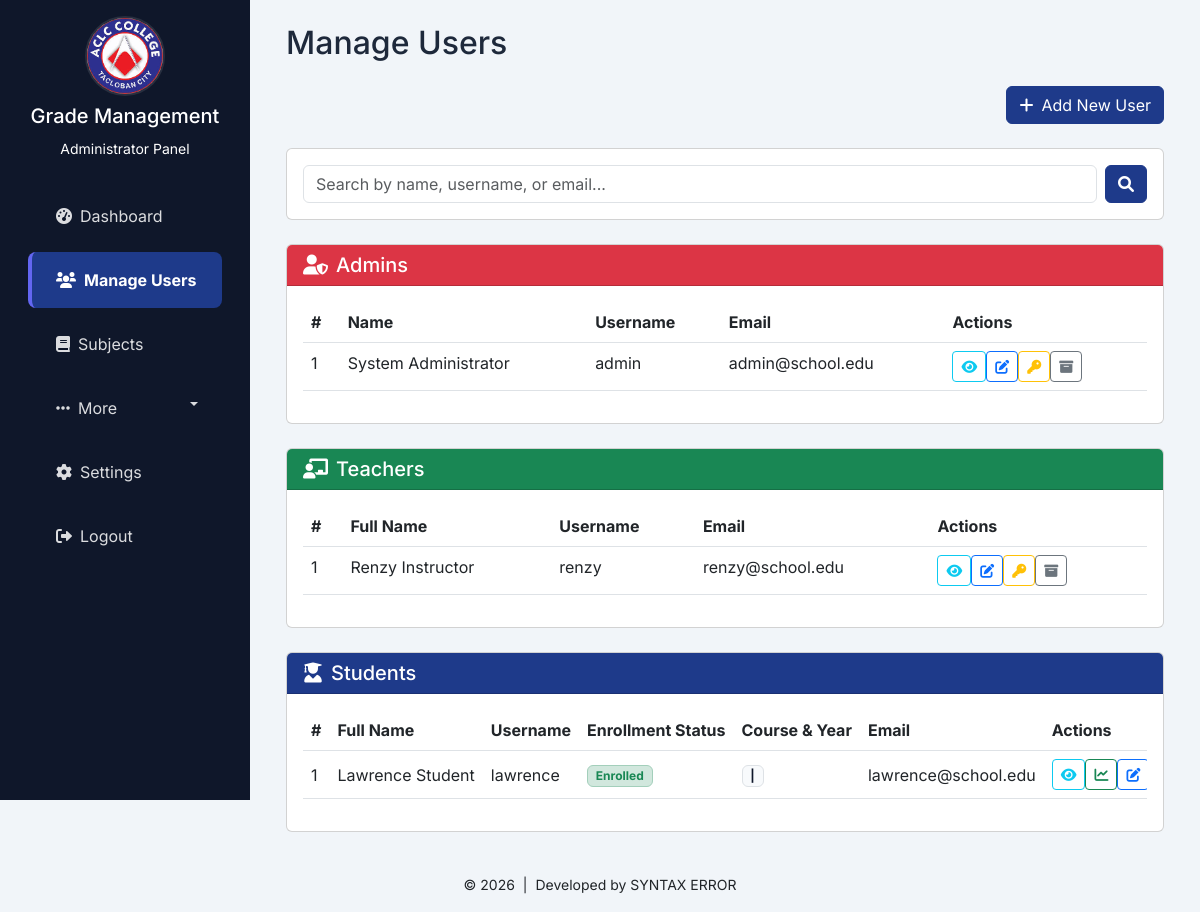
The app's page /admin.php?tab=users (signed in), older data.
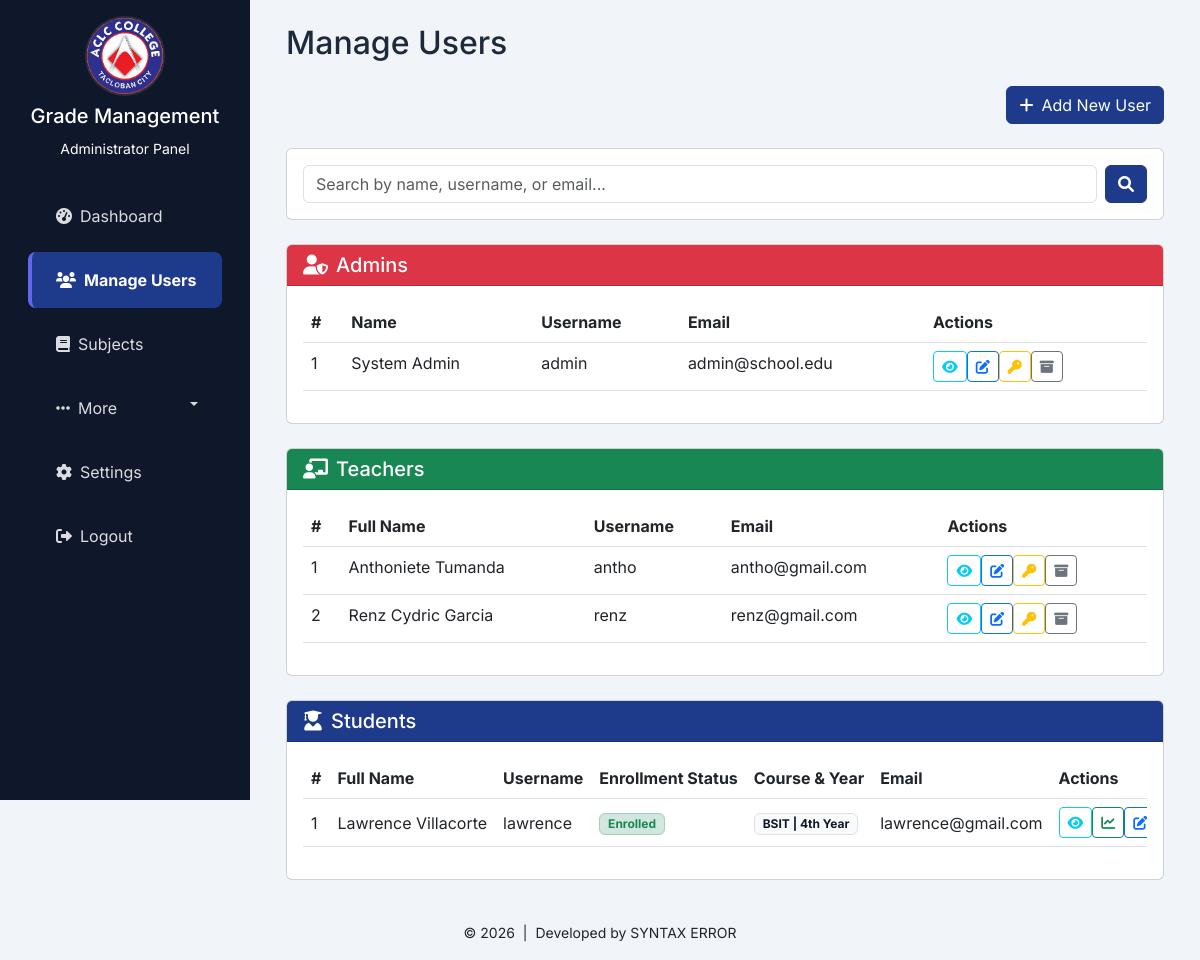
The same page, newer data.
### tables this page shows
CREATE TABLE `users` (
  `id` int(11) NOT NULL,
  `username` varchar(50) NOT NULL,
  `password` varchar(255) NOT NULL,
  `email` varchar(100) DEFAULT NULL,
  `role` enum('admin','teacher','student') NOT NULL,
  `first_name` varchar(50) DEFAULT NULL,
  `last_name` varchar(50) DEFAULT NULL,
  `suffix` varchar(10) DEFAULT NULL,
  `age` int(11) DEFAULT NULL,
  `birth_date` date DEFAULT NULL,
  `sex` enum('Male','Female') DEFAULT NULL,
  `phone_number` varchar(15) DEFAULT NULL,
  `course` varchar(50) DEFAULT NULL,
  `year_level` varchar(20) DEFAULT NULL,
  `home_address` text DEFAULT NULL,
  `city` varchar(50) DEFAULT NULL,
  `province` varchar(50) DEFAULT NULL,
  `guardian_name` varchar(100) DEFAULT NULL,
  `guardian_occupation` varchar(100) DEFAULT NULL,
  `guardian_status` varchar(50) DEFAULT NULL,
  `guardian_phone` varchar(15) DEFAULT NULL,
  `guardian_address` text DEFAULT NULL,
  `profile_picture` varchar(255) DEFAULT 'image/default_avatar.png',
  `status` enum('active','archived') NOT NULL DEFAULT 'active',
  `created_at` timestamp NOT NULL DEFAULT current_timestamp()
);

### admin.php (the view, shortened to what the changed rows need)
<?php
include 'includes/functions.php';
include 'includes/mailer.php';
$active_tab = $_GET['tab'] ?? 'dashboard';
$search_user = $_GET['search_user'] ?? '';
$users_params = ['active'];
$search_sql = "";
$staff_users_stmt = $pdo->prepare("SELECT * FROM users WHERE status = ? AND role IN ('admin', 'teacher') $search_sql ORDER BY role, first_name ASC");
$staff_users_stmt->execute($users_params);
$staff_users = $staff_users_stmt->fetchAll();
$admins = [];
$teachers = [];
foreach ($staff_users as $user) {
    if ($user['role'] === 'admin') {
        $admins[] = $user;
    } else if ($user['role'] === 'teacher') {
        $teachers[] = $user;
    }
}
$students_stmt = $pdo->prepare("
    SELECT u.*, (
        SELECT GROUP_CONCAT(DISTINCT s.name SEPARATOR ', ')
        FROM grades g
        JOIN subjects s ON g.subject_id = s.id
        WHERE g.student_id = u.id
    ) as enrolled_subjects
    FROM users u
    WHERE u.status = ? AND u.role = 'student' $search_sql
    ORDER BY u.year_level DESC, u.course ASC, u.last_name ASC");
$students_stmt->execute($users_params);
$all_students = $students_stmt->fetchAll();
?>
<!DOCTYPE html>
<html lang="en">
<head>
    <link href="https://cdn.jsdelivr.net/npm/bootstrap@5.3.0/dist/css/bootstrap.min.css" rel="stylesheet">
    <link href="https://cdnjs.cloudflare.com/ajax/libs/font-awesome/6.0.0/css/all.min.css" rel="stylesheet">
    <link href="https://cdnjs.cloudflare.com/ajax/libs/cropperjs/1.5.12/cropper.min.css" rel="stylesheet">
    <link href="https://cdn.jsdelivr.net/npm/flatpickr/dist/flatpickr.min.css" rel="stylesheet">
    <link href="css/portal.css" rel="stylesheet">
</head>
<body class="d-flex flex-column min-vh-100">
    <div class="container-fluid">
        <div class="row">
            <div class="main-content" id="main-content">
                <div class="px-4 py-4">
                <div class="tab-content">
                    <div class="tab-pane fade <?php echo $active_tab === 'users' ? 'show active' : ''; ?>" id="users">
                        <h2 class="mb-4">Manage Users</h2>
                        <div class="card mb-4">
                            <div class="card-body">
                                <div class="table-responsive">
                                    <table class="table table-hover">
                                        <thead>
                                            <tr>
                                                <th>#</th>
                                                <th>Name</th>
                                                <th>Username</th>
                                                <th>Email</th>
                                                <th>Actions</th>
                                            </tr>
                                        </thead>
                                        <tbody>
                                            <?php $i = 1; foreach ($admins as $user): ?>
                                                    <tr id="user-row-<?php echo $user['id']; ?>">
                                                        <td><?php echo htmlspecialchars($i++); ?></td>
                                                        <td><?php echo htmlspecialchars($user['first_name'] . ' ' . $user['last_name']); ?></td>
                                                        <td><?php echo htmlspecialchars($user['username']); ?></td>
                                                        <td><?php echo htmlspecialchars($user['email']); ?></td>
                                                        <td>
                                                            <?php echo renderAdminUserActionButtons($user, $search_user); ?>
                                                        </td>
                                                    </tr>
                                            <?php endforeach; ?>
                                        </tbody>
                                    </table>
                                </div>
                            </div>
                        </div>
                        <div class="card mb-4">
                            <div class="card-body">
                                <div class="table-responsive">
                                    <table class="table table-hover">
                                        <thead>
                                            <tr>
                                                <th>#</th>
                                                <th>Full Name</th>
                                                <th>Username</th>
                                                <th>Email</th>
                                                <th>Actions</th>
                                            </tr>
                                        </thead>
                                        <tbody>
                                            <?php $i = 1; foreach ($teachers as $user): ?>
                                                    <tr id="user-row-<?php echo $user['id']; ?>">
                                                        <td><?php echo htmlspecialchars($i++); ?></td>
                                                        <td><?php echo htmlspecialchars($user['first_name'] . ' ' . $user['last_name']); ?></td>
                                                        <td><?php echo htmlspecialchars($user['username']); ?></td>
                                                        <td><?php echo htmlspecialchars($user['email']); ?></td>
                                                        <td>
                                                            <?php echo renderAdminUserActionButtons($user, $search_user); ?>
                                                        </td>
                                                    </tr>
                                            <?php endforeach; ?>
                                        </tbody>
                                    </table>
                                </div>
                            </div>
                        </div>
                        <div class="card">
                            <div class="card-body">
                                <div class="table-responsive">
                                    <table class="table table-hover">
                                        <thead>
                                            <tr>
                                                <th>#</th>
                                                <th>Full Name</th>
                                                <th>Username</th>
                                                <th>Enrollment Status</th>
                                                <th>Course & Year</th>
                                                <th>Email</th>
                                                <th>Actions</th>
                                            </tr>
                                        </thead>
                                        <tbody>
                                            <?php $i = 1; foreach ($all_students as $student): ?>
                                                <tr id="user-row-<?php echo $student['id']; ?>">
                                                    <td class="align-middle"><?php echo $i++; ?></td>
                                                    <td class="align-middle"><?php echo htmlspecialchars($student['first_name'] . ' ' . $student['last_name']); ?>
                                                    </td>
                                                    <td class="align-middle"><?php echo htmlspecialchars($student['username']); ?></td>
                                                    <td class="align-middle">
                                                        <?php if ($student['enrolled_subjects']): ?>
                                                            <span class="badge bg-success-subtle text-success border border-success-subtle">Enrolled</span>
                                                        <?php else: ?>
                                                            <span class="badge bg-warning-subtle text-warning-emphasis border border-warning-subtle">Pending</span>
                                                        <?php endif; ?>
                                                    </td>
                                                    <td class="align-middle"><span class="badge bg-light text-dark border"><?php echo htmlspecialchars($student['course'] . ' | ' . $student['year_level']); ?></span></td>
                                                    <td class="align-middle"><?php echo htmlspecialchars($student['email']); ?></td>
                                                    <td class="align-middle">
                                                        <?php echo renderAdminUserActionButtons($student, $search_user); ?>
                                                    </td>
                                                </tr>
                                            <?php endforeach; ?>
                                        </tbody>
                                    </table>
                                </div>
                            </div>
                        </div>
                    </div>
                </div>
            </div>
        </div>
    </div>
</body>
</html>

### includes/functions.php (shortened to what the changed rows need)
<?php
function renderAdminUserActionButtons($user, $search_user) {
    $role = htmlspecialchars($user['role']);
    $user_id = htmlspecialchars($user['id']);
    $username = htmlspecialchars($user['username']);
    $csrf = $_SESSION['csrf_token'];
    $search_query = urlencode($search_user);
    $all_data = htmlspecialchars(json_encode($user), ENT_QUOTES, "UTF-8");
    $buttons = <<<HTML
<button class="btn btn-sm btn-outline-info" data-bs-toggle="modal" data-bs-target="#viewUserProfileModal" data-all='{$all_data}' title="View Full Profile"><i class="fas fa-eye"></i></button>
HTML;
    $edit_data_attrs = [
        'data-bs-toggle="modal"',
        'data-bs-target="#editUserModal"',
        'data-id="' . $user_id . '"',
        'data-username="' . $username . '"',
        'data-firstname="' . htmlspecialchars($user['first_name']) . '"',
        'data-lastname="' . htmlspecialchars($user['last_name']) . '"',
        'data-email="' . htmlspecialchars($user['email']) . '"',
        'data-role="' . $role . '"',
        'data-phone-number="' . htmlspecialchars($user['phone_number'] ?? '') . '"',
        'data-profile-picture="' . htmlspecialchars($user['profile_picture'] ?? '') . '"',
    ];
    if ($role === 'student') {
        $full_name = htmlspecialchars($user['first_name'] . ' ' . $user['last_name']);
        $buttons .= <<<HTML
<button class="btn btn-sm btn-outline-success" data-bs-toggle="modal" data-bs-target="#monitorPerformanceModal" data-id="{$user_id}" data-name="{$full_name}" title="Monitor Performance"><i class="fas fa-chart-line"></i></button>
HTML;
        $edit_data_attrs[] = 'data-course="' . htmlspecialchars($user['course'] ?? '') . '"';
        $edit_data_attrs[] = 'data-year-level="' . htmlspecialchars($user['year_level'] ?? '') . '"';
        $edit_data_attrs[] = 'data-home-address="' . htmlspecialchars($user['home_address'] ?? '') . '"';
        $edit_data_attrs[] = 'data-city="' . htmlspecialchars($user['city'] ?? '') . '"';
        $edit_data_attrs[] = 'data-province="' . htmlspecialchars($user['province'] ?? '') . '"';
        $edit_data_attrs[] = 'data-guardian-name="' . htmlspecialchars($user['guardian_name'] ?? '') . '"';
        $edit_data_attrs[] = 'data-guardian-status="' . htmlspecialchars($user['guardian_status'] ?? '') . '"';
        $edit_data_attrs[] = 'data-guardian-phone="' . htmlspecialchars($user['guardian_phone'] ?? '') . '"';
        $edit_data_attrs[] = 'data-guardian-occupation="' . htmlspecialchars($user['guardian_occupation'] ?? '') . '"';
        $edit_data_attrs[] = 'data-guardian-address="' . htmlspecialchars($user['guardian_address'] ?? '') . '"';
    }
    $buttons .= '<button class="btn btn-sm btn-outline-primary" ' . implode(' ', $edit_data_attrs) . ' title="Edit User"><i class="fas fa-edit"></i></button>';
    $buttons .= <<<HTML
<button class="btn btn-sm btn-outline-warning" data-bs-toggle="modal" data-bs-target="#changePasswordModal" data-id="{$user_id}" data-username="{$username}" title="Change Password"><i class="fas fa-key"></i></button>
HTML;
    $archive_confirm_text = $role === 'student' ? 'Archive this student record?' : "Archive this {$role}?";
    $buttons .= <<<HTML
<a href="?action=archive_user&id={$user_id}&search_user={$search_query}&csrf_token={$csrf}" class="btn btn-sm btn-outline-secondary" onclick="return confirm('{$archive_confirm_text}')" title="Archive User"><i class="fas fa-archive"></i></a>
HTML;
    return $buttons;
}

Row changes from the older to the newer data that the page shows:
removed users: first_name+last_name "Renzy Instructor", username "renzy", email "renzy@school.edu", shown under "Teachers"
removed users: first_name+last_name "Lawrence Student", username "lawrence", course+year_level "|", email "lawrence@school.edu", shown under "Students"
changed users "admin": first_name+last_name "System Administrator" → "System Admin"
added users: first_name+last_name "Anthoniete Tumanda", username "antho", email "antho@gmail.com", shown under "Teachers"
added users: first_name+last_name "Renz Cydric Garcia", username "renz", email "renz@gmail.com", shown under "Teachers"
added users: first_name+last_name "Lawrence Villacorte", username "lawrence", course+year_level "BSIT | 4th Year", email "lawrence@gmail.com", shown under "Students"
